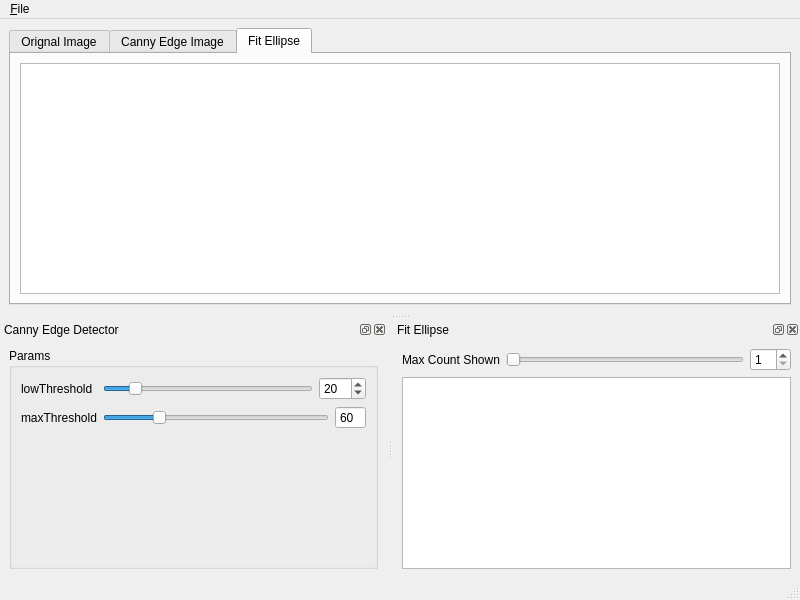
<?xml version="1.0" encoding="UTF-8"?>
<ui version="4.0">
 <class>MainWindow</class>
 <widget class="QMainWindow" name="MainWindow">
  <property name="geometry">
   <rect>
    <x>0</x>
    <y>0</y>
    <width>800</width>
    <height>600</height>
   </rect>
  </property>
  <property name="windowTitle">
   <string>MainWindow</string>
  </property>
  <widget class="QWidget" name="centralwidget">
   <layout class="QVBoxLayout" name="verticalLayout">
    <item>
     <widget class="QTabWidget" name="tabWidget">
      <property name="currentIndex">
       <number>2</number>
      </property>
      <widget class="QWidget" name="tab">
       <attribute name="title">
        <string>Orignal Image</string>
       </attribute>
       <layout class="QVBoxLayout" name="verticalLayout_4">
        <item>
         <widget class="QtOcv::ImageWidget" name="imageWidget"/>
        </item>
       </layout>
      </widget>
      <widget class="QWidget" name="tab_2">
       <attribute name="title">
        <string>Canny Edge Image</string>
       </attribute>
       <layout class="QVBoxLayout" name="verticalLayout_3">
        <item>
         <widget class="QtOcv::ImageWidget" name="imageWidget_canny"/>
        </item>
       </layout>
      </widget>
      <widget class="QWidget" name="tab_3">
       <attribute name="title">
        <string>Fit Ellipse</string>
       </attribute>
       <layout class="QVBoxLayout" name="verticalLayout_2">
        <item>
         <widget class="QtOcv::ImageWidget" name="imageWidget_ellipse"/>
        </item>
       </layout>
      </widget>
     </widget>
    </item>
   </layout>
  </widget>
  <widget class="QMenuBar" name="menubar">
   <property name="geometry">
    <rect>
     <x>0</x>
     <y>0</y>
     <width>800</width>
     <height>23</height>
    </rect>
   </property>
   <widget class="QMenu" name="menu_File">
    <property name="title">
     <string>&amp;File</string>
    </property>
    <addaction name="action_Open"/>
   </widget>
   <addaction name="menu_File"/>
  </widget>
  <widget class="QStatusBar" name="statusbar"/>
  <widget class="QDockWidget" name="cannyDockWidget">
   <property name="windowTitle">
    <string>Canny Edge Detector</string>
   </property>
   <attribute name="dockWidgetArea">
    <number>8</number>
   </attribute>
   <widget class="QWidget" name="dockWidgetContents">
    <layout class="QVBoxLayout" name="verticalLayout_5">
     <item>
      <widget class="QGroupBox" name="groupBox">
       <property name="title">
        <string>Params</string>
       </property>
       <property name="checked">
        <bool>false</bool>
       </property>
       <layout class="QFormLayout" name="formLayout">
        <item row="0" column="0">
         <widget class="QLabel" name="label_2">
          <property name="text">
           <string>lowThreshold</string>
          </property>
         </widget>
        </item>
        <item row="0" column="1">
         <layout class="QHBoxLayout" name="horizontalLayout_2">
          <item>
           <widget class="QSlider" name="horizontalSlider">
            <property name="minimum">
             <number>1</number>
            </property>
            <property name="maximum">
             <number>150</number>
            </property>
            <property name="value">
             <number>20</number>
            </property>
            <property name="orientation">
             <enum>Qt::Horizontal</enum>
            </property>
           </widget>
          </item>
          <item>
           <widget class="QSpinBox" name="lowThresholdEdit">
            <property name="minimum">
             <number>1</number>
            </property>
            <property name="maximum">
             <number>150</number>
            </property>
            <property name="value">
             <number>20</number>
            </property>
           </widget>
          </item>
         </layout>
        </item>
        <item row="1" column="0">
         <widget class="QLabel" name="label_3">
          <property name="text">
           <string>maxThreshold</string>
          </property>
         </widget>
        </item>
        <item row="1" column="1">
         <layout class="QHBoxLayout" name="horizontalLayout">
          <item>
           <widget class="QSlider" name="horizontalSlider_2">
            <property name="minimum">
             <number>1</number>
            </property>
            <property name="maximum">
             <number>255</number>
            </property>
            <property name="value">
             <number>60</number>
            </property>
            <property name="orientation">
             <enum>Qt::Horizontal</enum>
            </property>
           </widget>
          </item>
          <item>
           <widget class="QSpinBox" name="maxThresholdEdit">
            <property name="readOnly">
             <bool>true</bool>
            </property>
            <property name="buttonSymbols">
             <enum>QAbstractSpinBox::NoButtons</enum>
            </property>
            <property name="minimum">
             <number>1</number>
            </property>
            <property name="maximum">
             <number>255</number>
            </property>
            <property name="value">
             <number>60</number>
            </property>
           </widget>
          </item>
         </layout>
        </item>
       </layout>
      </widget>
     </item>
    </layout>
   </widget>
  </widget>
  <widget class="QDockWidget" name="fitEllipseDockWidget">
   <property name="windowTitle">
    <string>Fit Ellipse</string>
   </property>
   <attribute name="dockWidgetArea">
    <number>8</number>
   </attribute>
   <widget class="QWidget" name="dockWidgetContents_2">
    <layout class="QVBoxLayout" name="verticalLayout_6">
     <item>
      <layout class="QHBoxLayout" name="horizontalLayout_3">
       <item>
        <widget class="QLabel" name="label">
         <property name="text">
          <string>Max Count Shown</string>
         </property>
        </widget>
       </item>
       <item>
        <widget class="QSlider" name="horizontalSlider_3">
         <property name="minimum">
          <number>1</number>
         </property>
         <property name="orientation">
          <enum>Qt::Horizontal</enum>
         </property>
        </widget>
       </item>
       <item>
        <widget class="QSpinBox" name="ellipseMaxCountEdit">
         <property name="minimum">
          <number>1</number>
         </property>
        </widget>
       </item>
      </layout>
     </item>
     <item>
      <widget class="QPlainTextEdit" name="ellipseInfoEdit">
       <property name="readOnly">
        <bool>true</bool>
       </property>
      </widget>
     </item>
    </layout>
   </widget>
  </widget>
  <action name="action_Open">
   <property name="text">
    <string>&amp;Open...</string>
   </property>
  </action>
 </widget>
 <customwidgets>
  <customwidget>
   <class>QtOcv::ImageWidget</class>
   <extends>QGraphicsView</extends>
   <header>cvimagewidget.h</header>
  </customwidget>
 </customwidgets>
 <resources/>
 <connections>
  <connection>
   <sender>horizontalSlider</sender>
   <signal>valueChanged(int)</signal>
   <receiver>lowThresholdEdit</receiver>
   <slot>setValue(int)</slot>
   <hints>
    <hint type="sourcelabel">
     <x>311</x>
     <y>391</y>
    </hint>
    <hint type="destinationlabel">
     <x>363</x>
     <y>390</y>
    </hint>
   </hints>
  </connection>
  <connection>
   <sender>lowThresholdEdit</sender>
   <signal>valueChanged(int)</signal>
   <receiver>horizontalSlider</receiver>
   <slot>setValue(int)</slot>
   <hints>
    <hint type="sourcelabel">
     <x>363</x>
     <y>390</y>
    </hint>
    <hint type="destinationlabel">
     <x>311</x>
     <y>391</y>
    </hint>
   </hints>
  </connection>
  <connection>
   <sender>horizontalSlider_2</sender>
   <signal>valueChanged(int)</signal>
   <receiver>maxThresholdEdit</receiver>
   <slot>setValue(int)</slot>
   <hints>
    <hint type="sourcelabel">
     <x>311</x>
     <y>421</y>
    </hint>
    <hint type="destinationlabel">
     <x>363</x>
     <y>420</y>
    </hint>
   </hints>
  </connection>
  <connection>
   <sender>maxThresholdEdit</sender>
   <signal>valueChanged(int)</signal>
   <receiver>horizontalSlider_2</receiver>
   <slot>setValue(int)</slot>
   <hints>
    <hint type="sourcelabel">
     <x>363</x>
     <y>420</y>
    </hint>
    <hint type="destinationlabel">
     <x>311</x>
     <y>421</y>
    </hint>
   </hints>
  </connection>
  <connection>
   <sender>horizontalSlider_3</sender>
   <signal>valueChanged(int)</signal>
   <receiver>ellipseMaxCountEdit</receiver>
   <slot>setValue(int)</slot>
   <hints>
    <hint type="sourcelabel">
     <x>718</x>
     <y>357</y>
    </hint>
    <hint type="destinationlabel">
     <x>783</x>
     <y>351</y>
    </hint>
   </hints>
  </connection>
  <connection>
   <sender>ellipseMaxCountEdit</sender>
   <signal>valueChanged(int)</signal>
   <receiver>horizontalSlider_3</receiver>
   <slot>setValue(int)</slot>
   <hints>
    <hint type="sourcelabel">
     <x>756</x>
     <y>366</y>
    </hint>
    <hint type="destinationlabel">
     <x>722</x>
     <y>367</y>
    </hint>
   </hints>
  </connection>
 </connections>
</ui>
